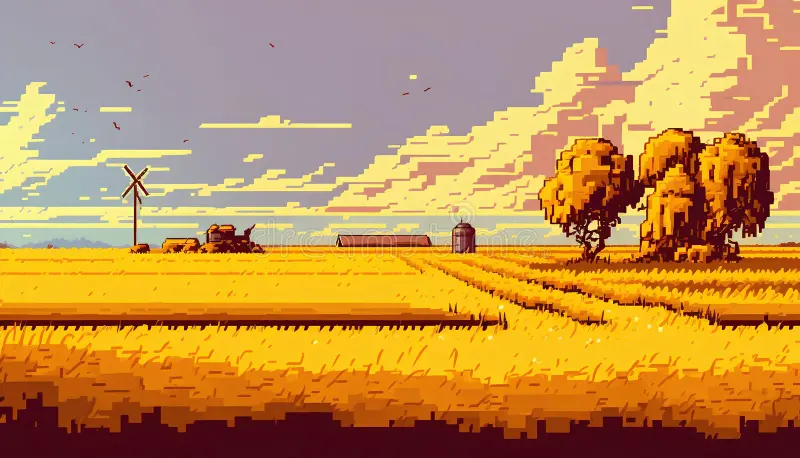
#> input picture game_export/fondo-de-paisaje-videojuegos-retro-arte-píxeles-con-cosechador-combinado-y-campo-trigo-generado-por-ai-imagen-generada-300530648.webp, 800 x 458 px
$ python remove_bg.py 'game_export/fondo-de-paisaje-videojuegos-retro-arte-píxeles-con-cosechador-combinado-y-campo-trigo-generado-por-ai-imagen-generada-300530648.webp'
#> lines starting #> are read from the running program, lines starting #| are printed output that depends on the picture
from PIL import Image, ImageDraw
import sys

def remove_bg_floodfill(image_path):
    print(f"Processing {image_path} with flood fill...")
    try:
        img = Image.open(image_path).convert("RGBA")
        width, height = img.size
#> width = 800; height = 458

        # Get background color from top-left corner
        bg_color = img.getpixel((0, 0))
#> bg_color = (162, 159, 174, 255)

        # Define tolerance for color matching
        tolerance = 50

        def is_similar(p1, p2):
            return abs(p1[0] - p2[0]) < tolerance and \
                   abs(p1[1] - p2[1]) < tolerance and \
                   abs(p1[2] - p2[2]) < tolerance

        # Queue for flood fill
        queue = [(0, 0), (width-1, 0), (0, height-1), (width-1, height-1)]
#> queue = [(0, 0), (799, 0), (0, 457), (799, 457)]
        visited = set(queue)
        pixels = img.load()

        # Process queue
        while queue:
            x, y = queue.pop(0)
            current_color = pixels[x, y]

            if is_similar(current_color, bg_color):
                # Make transparent
                pixels[x, y] = (0, 0, 0, 0)

                # Check neighbors
                for dx, dy in [(-1, 0), (1, 0), (0, -1), (0, 1)]:
                    nx, ny = x + dx, y + dy
                    if 0 <= nx < width and 0 <= ny < height:
                        if (nx, ny) not in visited:
                            visited.add((nx, ny))
                            queue.append((nx, ny))
#> this loop made 94826 passes
#> current_color on passes 1, 2, 6: (162, 159, 174, 255), (255, 229, 157, 255), (162, 159, 174, 255)
#> after the loop, queue = []; visited = 94826 items

        img.save(image_path, "PNG")
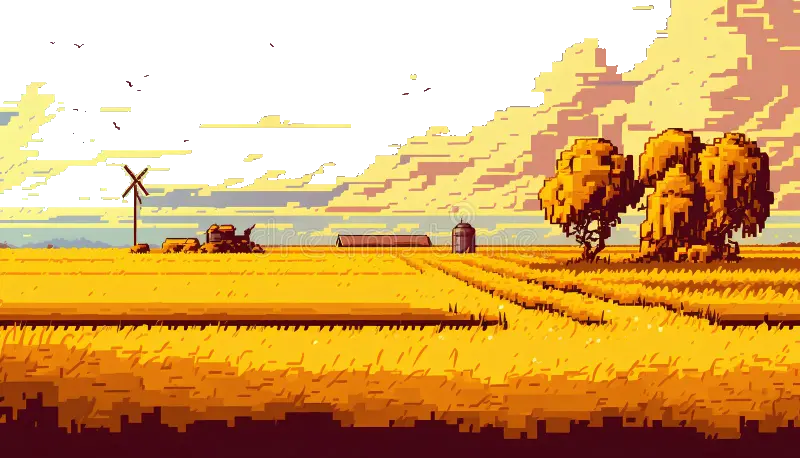
#> saved as fondo-de-paisaje-videojuegos-retro-arte-píxeles-con-cosechador-combinado-y-campo-trigo-generado-por-ai-imagen-generada-300530648.webp: PIL image 800x458 RGBA; mean R, G, B, A 150.6, 104.6, 38.1, 191; transparent parts drawn white
        print("Done!")
    except Exception as e:
        print(f"Error: {e}")

if __name__ == "__main__":
    if len(sys.argv) < 2:
        print("Usage: python remove_bg.py <image_path>")
    else:
        remove_bg_floodfill(sys.argv[1])
